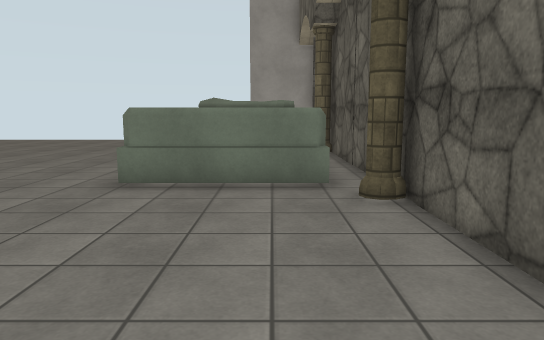
view 1 (above)

21 first-person views from a walk through a 3-D level made in the Unity game engine. The camera is 1.4 m above the floor, tilts 8° down and sees 70° across. The floor is counted in squares, 1 m on a side. Each view is taken from the middle of a square. On the plan, view 1 faces up. The plan holds only what a view shows up to about 16 squares ahead; the rest is blank. The place goes on beyond the plan. The player is left out. Door leaves are left out, so doorways stand open. Surface patterns are stand-ins for the level's own textures.

view 2
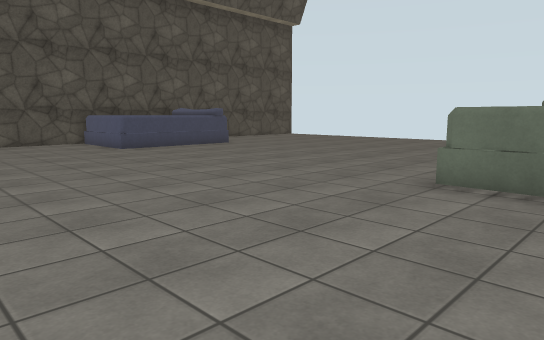

view 3
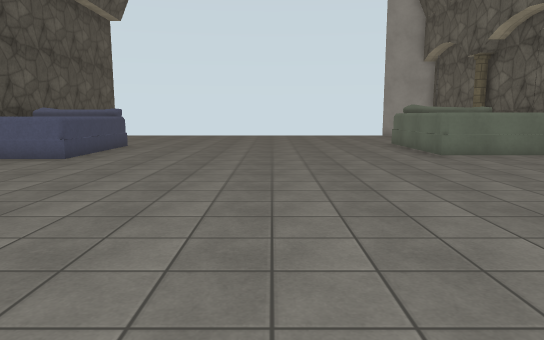

view 4
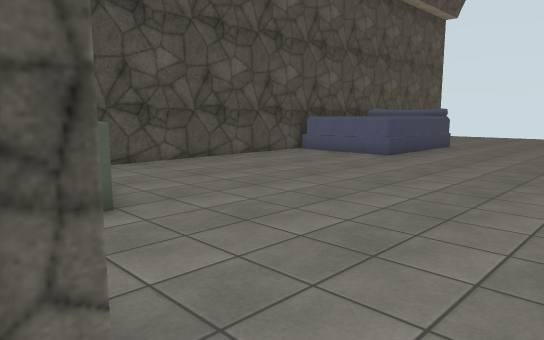

view 5
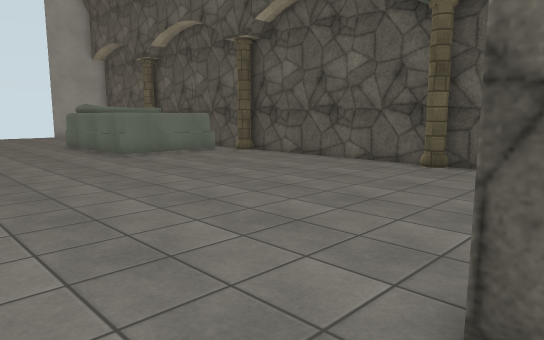

view 6
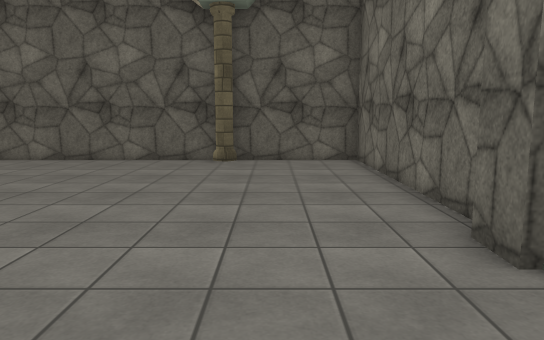

view 7
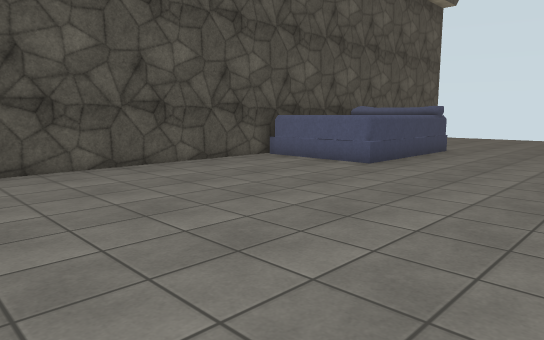

view 8
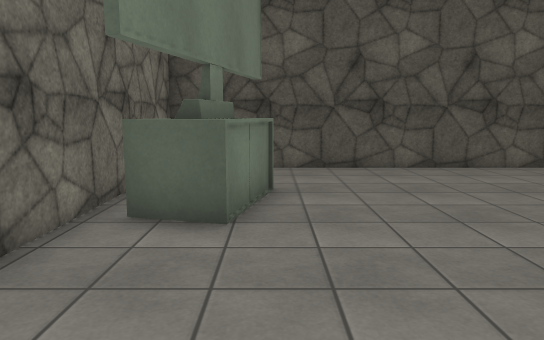

view 9
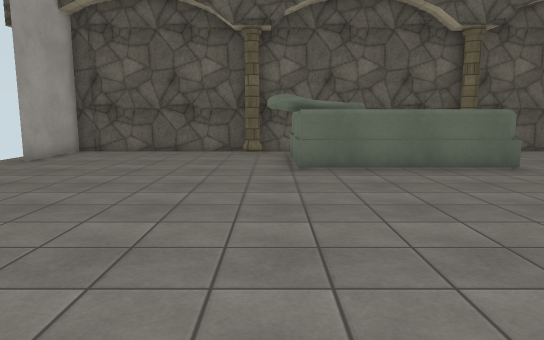

view 10
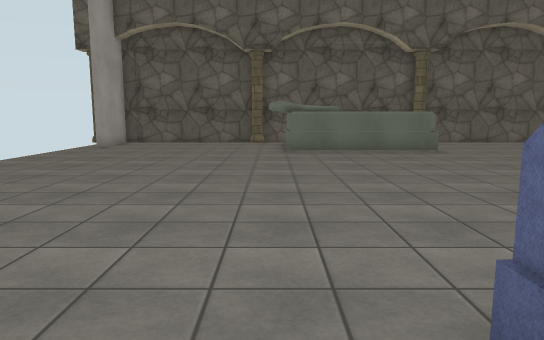

view 11
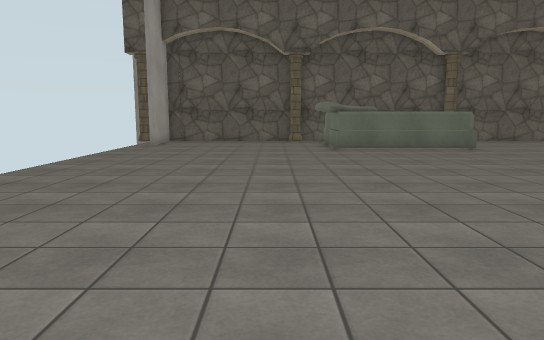

view 12
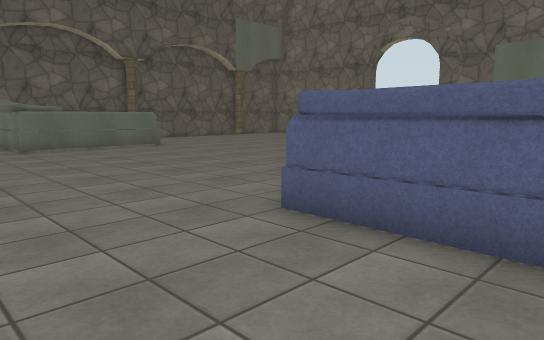

view 13
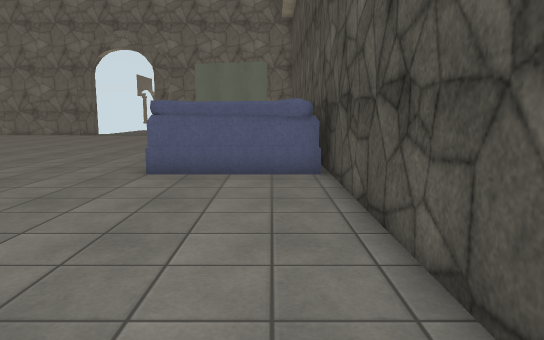

view 14
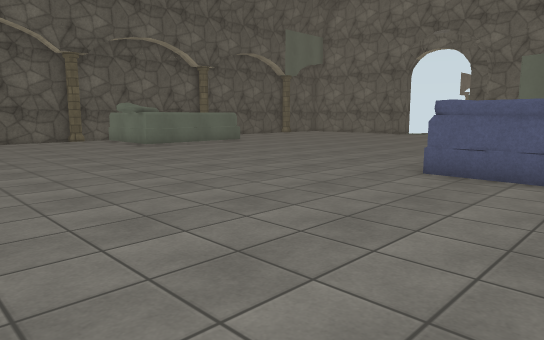

view 15
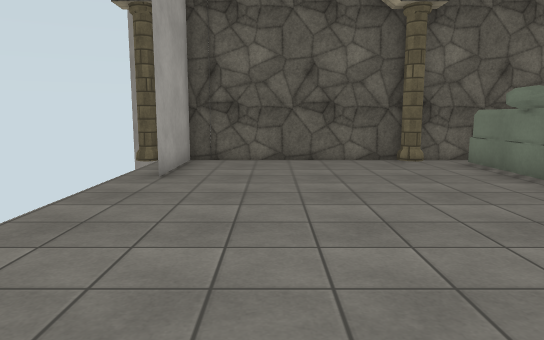

view 16
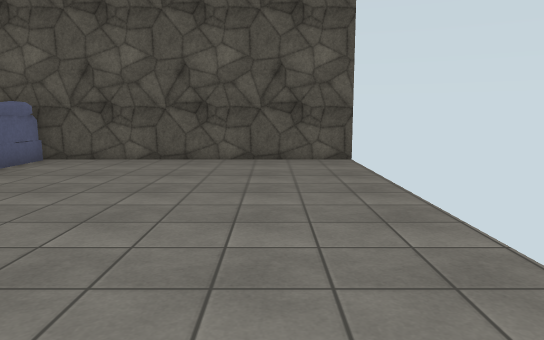

view 17
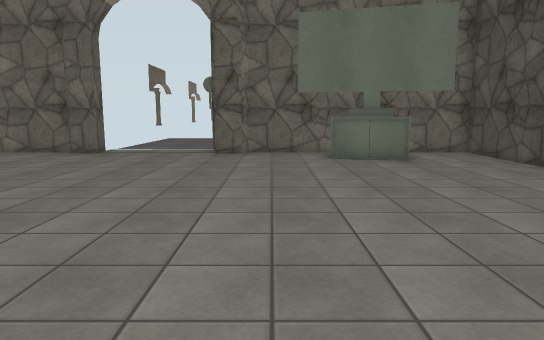

view 18
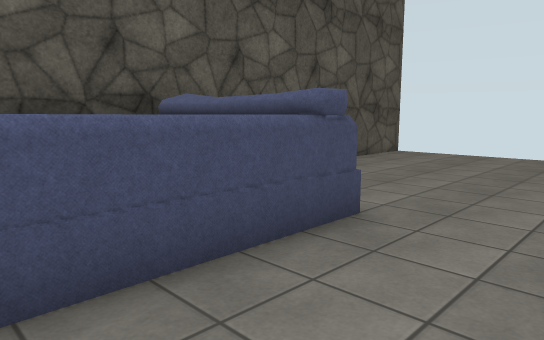

view 19
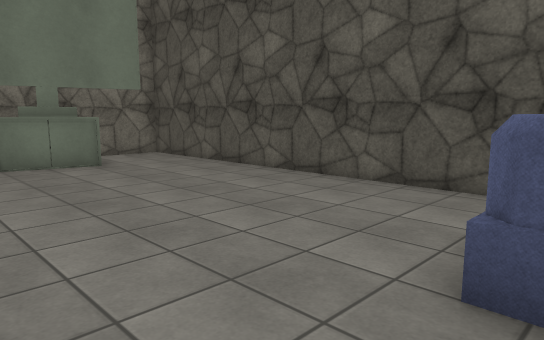

view 20
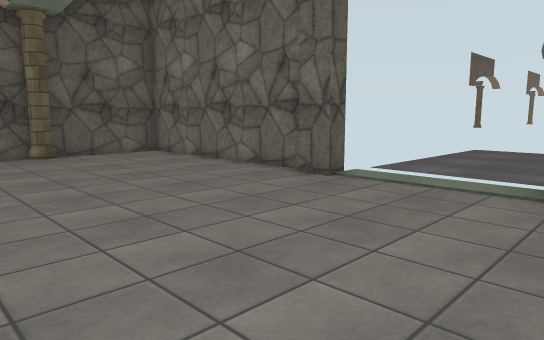

view 21
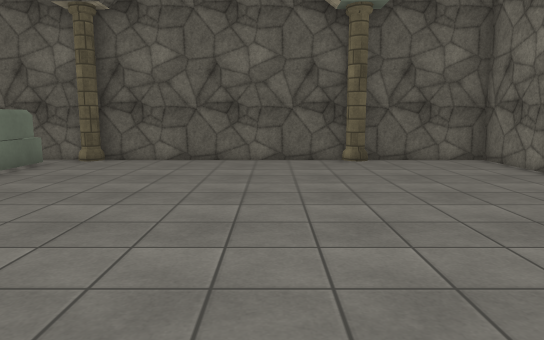

### Floor plan
Points are (right, up) in squares from view 1. A wall is a line through its corners. A room is listed if a view was taken in it or the views show most of it. See-through windows are left out.
Room 1 (views 1, 2, 3, 4, 5, 6, 7, 8, 9, 10, 11, 12, 13, 14, 15, 16, 17, 18, 19, 20, 21)
walls: (-3, 7.6) (-3, 13.3) (1.1, 13.3); (-2.5, 13.3) (-2.4, 13.7); (1.2, 7.7) (-2.8, 7.6) (-3.1, 8); (-20.4, 6.8) (-20.4, -5.7) (-12.2, -5.7) (-11.9, -5.3) (-10.9, -5.3) (-10.9, -5.8); (-17.4, -3) (-14.9, -3.7) (-15.3, -5.1); (-17, -3.7) (-15.6, -4) (-15.7, -4.5); (-6.6, -6) (-6.6, -5.3) (-5.6, -5.3) (-5.4, -5.7) (2.3, -5.7) (2.3, 21.6) (-1.2, 21.6); (-20.4, 22.6) (-20.4, 9.2)
ways out: open door at (-6.5, -6.5); gap at (-15, -5)
objects: bed (-20, 7) to (-16, 13); column (2, -2); column (2, 7); column (2, 15)

Where each view was taken, in squares from view 1:
view 1: 0 up, 0 right, facing up
view 2: 0 up, 0 right, facing up-left
view 3: 6 down, 9 left, facing up
view 4: 6 down, 9 left, facing up-left
view 5: 6 down, 9 left, facing up-right
view 6: 3 down, 10 left, facing right
view 7: 3 down, 10 left, facing up-left
view 8: 3 down, 10 left, facing left
view 9: 14 up, 13 left, facing right
view 10: 14 up, 18 left, facing right
view 11: 16 up, 19 left, facing right
view 12: 17 up, 20 left, facing down-right
view 13: 22 up, 19 left, facing down
view 14: 22 up, 20 left, facing down-right
view 15: 19 up, 10 left, facing right
view 16: 20 up, 8 left, facing left
view 17: 9 up, 13 left, facing down
view 18: 8 up, 13 left, facing up-left
view 19: 8 up, 13 left, facing down-left
view 20: 2 up, 12 left, facing down-right
view 21: 1 up, 10 left, facing right
